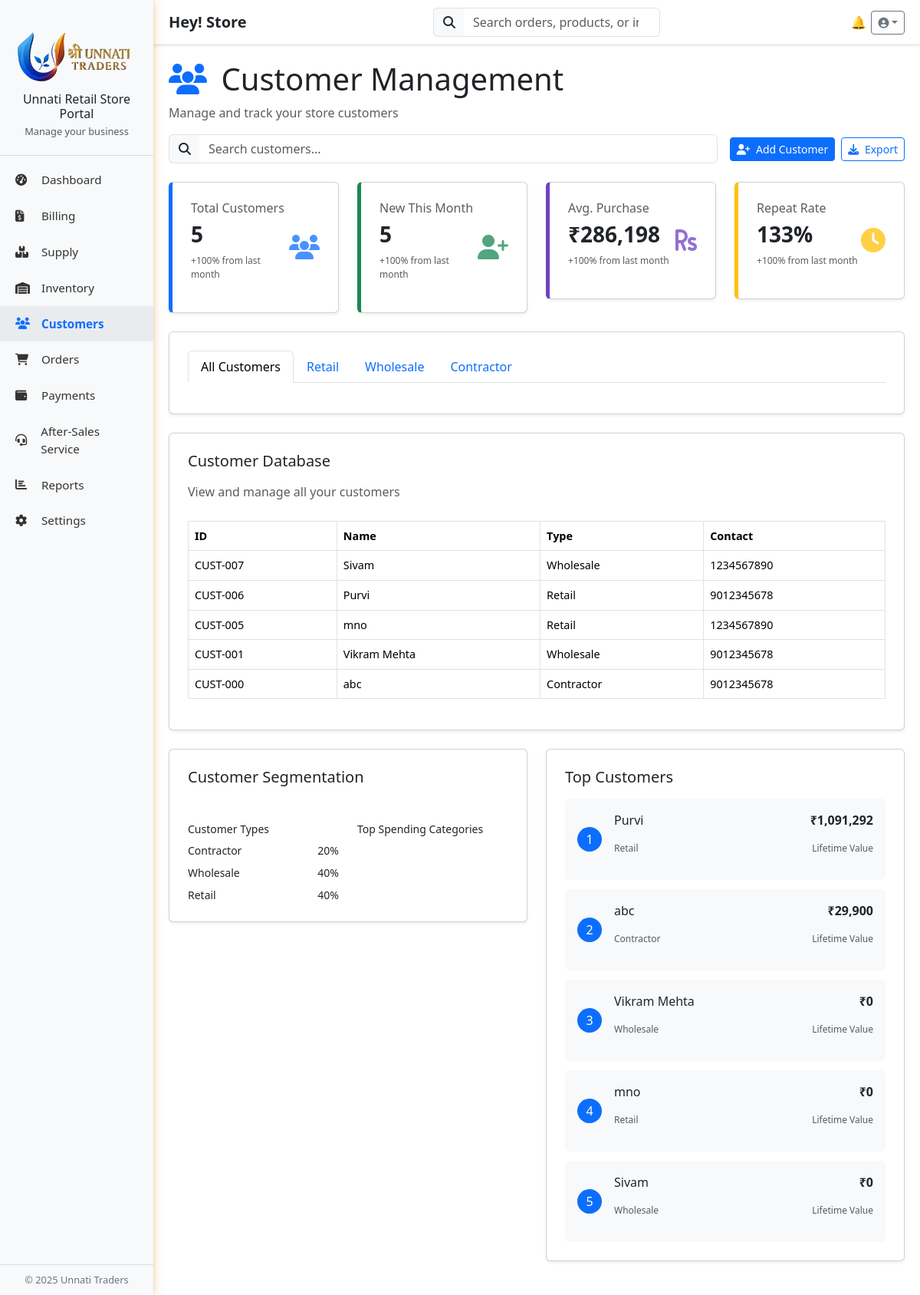
Page /Dashboard/Retail_Store/store_dashboard.php?page=customers (signed in) on the committed database.
### tables this page shows
CREATE TABLE `customer` (
  `customer_Id` varchar(20) NOT NULL,
  `name` varchar(50) NOT NULL,
  `type` enum('Contractor','Wholesale','Retail') NOT NULL,
  `contact` varchar(10) NOT NULL,
  `date` date NOT NULL,
  `created_by` varchar(50) NOT NULL,
  `created_for` varchar(50) NOT NULL
);

### Dashboard/Retail_Store/customers.php (the view, shortened to what the rows shown need)
<?php
include '../../_conn.php';
$user_name = $_SESSION['user_name'];
$tab = isset($_GET['tab']) && in_array($_GET['tab'], ['all', 'retail', 'wholesale', 'contractor']) ? $_GET['tab'] : 'all';
?>
<div class="main-content">
    <h1><i class="fas fa-users text-primary me-2"></i> Customer Management</h1>
    <?php if ($tab === 'all'): ?>
        <div class="card card-border shadow-sm mb-4">
            <div class="card-body p-4">
                <div class="table-responsive">
                    <table class="table table-bordered table-hover" id="customerTable">
                        <thead>
                            <tr>
                                <th>ID</th>
                                <th>Name</th>
                                <th>Type</th>
                                <th>Contact</th>
                            </tr>
                        </thead>
                        <tbody>
                            <?php
                            $result = $conn->query("SELECT * FROM customer WHERE created_for = '$user_name' ORDER BY customer_Id DESC");
                            if ($result->num_rows > 0) {
                                while ($row = $result->fetch_assoc()) {
                                    echo "<tr>";
                                    echo "<td>" . htmlspecialchars($row['customer_Id']) . "</td>";
                                    echo "<td>" . htmlspecialchars($row['name']) . "</td>";
                                    echo "<td>" . htmlspecialchars($row['type']) . "</td>";
                                    echo "<td>" . htmlspecialchars($row['contact']) . "</td>";
                                    echo "</tr>";
                                }
                            } else {
                                echo "<tr><td colspan='4' class='text-center'>No transactions found</td></tr>";
                            }
                            ?>
                        </tbody>
                    </table>
                </div>
            </div>
        </div>
    <?php endif; ?>
</div>

### rows in the picture
customer: customer_Id "CUST-007", name "Sivam", type "Wholesale", contact "1234567890"
customer: customer_Id "CUST-006", name "Purvi", type "Retail", contact "9012345678"
customer: customer_Id "CUST-005", name "mno", type "Retail", contact "1234567890"
customer: customer_Id "CUST-001", name "Vikram Mehta", type "Wholesale", contact "9012345678"
customer: customer_Id "CUST-000", name "abc", type "Contractor", contact "9012345678"

### other values in the picture
$_SESSION['user_name'] "Store"
$customer_analytics['totalCustomers'] "5"
$sign "+"
$change "100"
$customer_analytics['newThisMonth'] "5"
$customer_analytics['avgPurchase'] "286,198"
$customer_analytics['repeatRate'] "133"
$segment['type'] "Contractor"
$segment['percentage'] "20"
$segment['type'] "Wholesale"
$segment['percentage'] "40"
$segment['type'] "Retail"
$customer['name'] "Purvi"
$customer['type'] "Retail"
$customer['totalSpent'] "1,091,292"
